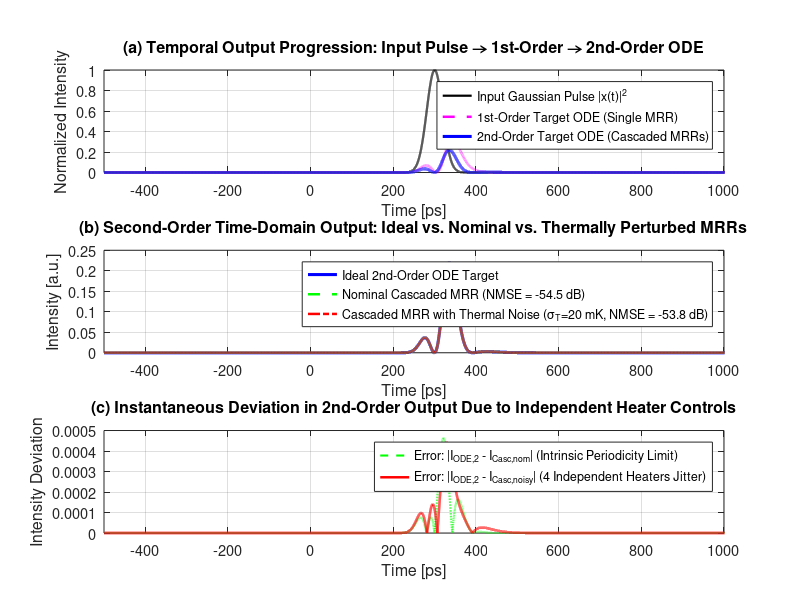
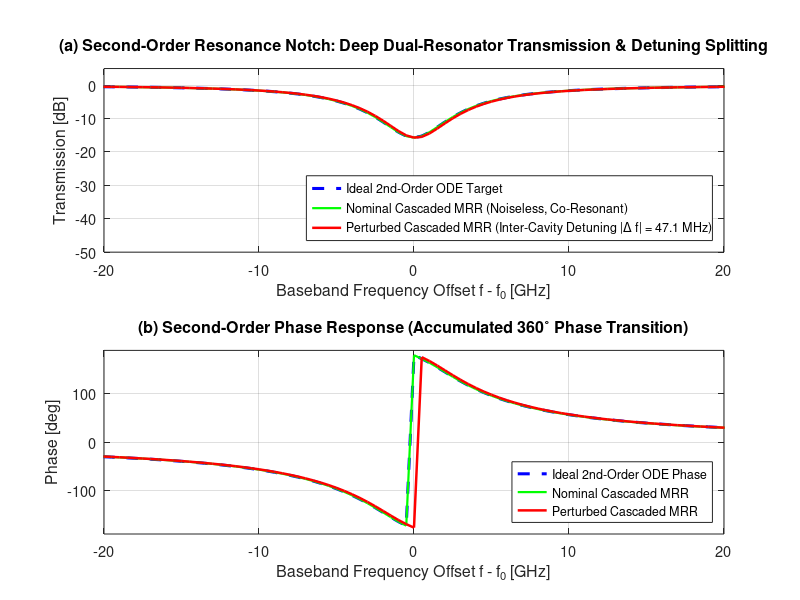
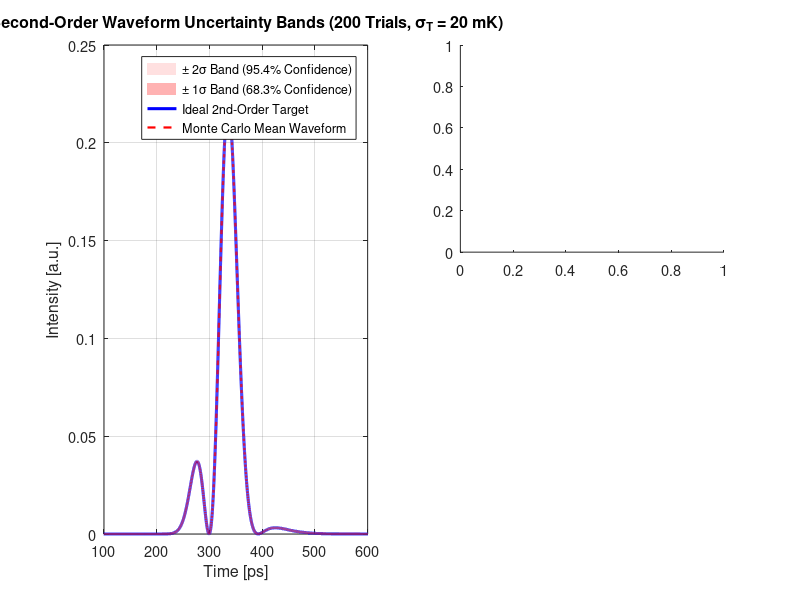

Recreate these plots in MATLAB, in order. (Note: this script raises an error after producing the figures.)
%% Second-Order Optical ODE Solver via Cascaded Silicon Photonic MRRs with Independent Thermal Noise
% Reference: J. Wu et al., "Compact tunable silicon photonic differential-equation
%            solver for general linear time-invariant systems," Optics Express 22(21),
%            26254-26264 (2014) [Section 2, Eq. (9), Fig. 1(c)].
%
% Theoretical Framework (Second-Order LTI Optical ODE):
% -----------------------------------------------------
% By cascading two add-drop microring resonators (MRRs) with tunable interferometric
% couplers, the system synthesizes a general second-order linear time-invariant (LTI)
% differential equation:
%
%   d^2 y(t)/dt^2 + a1 * dy(t)/dt + a0 * y(t) = b2 * d^2 x(t)/dt^2 + b1 * dx(t)/dt + b0 * x(t)
%
% where b2 = 1 and the constant coefficients are synthesized from the individual 1st-order MRRs:
%   a1 = a10 + a20                  [rad/s]
%   a0 = a10 * a20                  [(rad/s)^2]
%   b1 = b10 + b20                  [rad/s]
%   b0 = b10 * b20                  [(rad/s)^2]
%
% Spectral Transfer Function:
%   T_ODE,2(w) = T1(w) * T2(w) = [(jw + b10)(jw + b20)] / [(jw + a10)(jw + a20)]
%
% Physical Model & Independent Thermal Noise:
% -------------------------------------------
% The physical cascaded system comprises:
%  1. MRR 1: 2 interferometric couplers (Heaters 11 & 12) + Cavity Substrate 1.
%  2. MRR 2: 2 interferometric couplers (Heaters 21 & 22) + Cavity Substrate 2.
% Total: 4 independently controlled thermo-optic microheaters + 2 independent cavities.
%
% This script investigates:
%  - Faithfulness of the 2nd-order cascaded optical solver compared to the ideal ODE.
%  - Single-shot waveform distortion and inter-cavity detuning (notch splitting).
%  - 200-trial Monte Carlo statistical analysis with +/-1sigma and +/-2sigma confidence bands.
%  - Sensitivity comparison: 1st-Order Single-Ring vs. 2nd-Order Cascaded Solver across
%    thermal control accuracies sigma_T in [1, 100] mK.

clear; close all; clc;

%% 1. Baseline Physical Constants & Waveguide Parameters (Wu et al. 2014)
c             = 2.99792458e8;       % Speed of light in vacuum [m/s]
lambda0       = 1550.391e-9;        % Target resonant carrier wavelength [m] (1550.391 nm)
f0            = c / lambda0;        % Optical carrier frequency [Hz] (~193.366 THz)
w0            = 2 * pi * f0;        % Optical carrier angular frequency [rad/s]
L             = 178.98e-6;          % Ring circumference [m] (178.98 um)
ng            = 4.1850;             % Silicon waveguide group index (TE mode)
tau_rt        = ng * L / c;         % Cavity round-trip time [s] (~2.498 ps)
FSR           = 1 / tau_rt;         % Free Spectral Range [Hz] (~400.24 GHz)

% Waveguide Propagation Loss from Paper
alpha_dB_cm   = 8.0;                % Waveguide power loss [dB/cm]
alpha_dB_m    = alpha_dB_cm * 100;  % [dB/m]
alpha_lin     = alpha_dB_m * log(10) / 10; % Linear power attenuation [1/m]
eta           = 1 - exp(-alpha_lin * L);   % Round-trip intrinsic power loss (~3.25%)
a_loss        = sqrt(1 - eta);             % Round-trip field amplitude transmission
gamma_i       = c * alpha_lin / (2 * ng);  % Cavity intrinsic decay rate [rad/s] (~6.598e9 rad/s)
Qi            = w0 / (2 * gamma_i);        % Intrinsic cavity quality factor

% MZI Tunable Directional Coupler Parameters
kappa0        = 0.0441;             % Directional coupler splitting power ratio (FDTD)
kappa_max     = 4 * kappa0 * (1 - kappa0); % Max MZI power coupling (~0.168621)
dn_dT         = 1.86e-4;            % Thermo-optic coefficient of silicon [1/K]

% Physical lengths of bus arm microheaters (Wu et al. 2014):
% For MRR 1: Heater 11 (Lb11 = 116.80 um), Heater 12 (Lb12 = 47.12 um)
% For MRR 2: Heater 21 (Lb21 = 116.80 um), Heater 22 (Lb22 = 47.12 um)
Lb1           = 116.80e-6;          % Bus arm 1 heater length [m] (Through coupler)
Lb2           = 47.12e-6;           % Bus arm 2 heater length [m] (Drop coupler)

%% 2. Target Design Coefficients for the Cascaded Second-Order ODE
% Target power coupling coefficients for MRR 1 and MRR 2:
% To realize a general second-order ODE with distinct poles and non-zero zeros
% (and prevent the degenerate critically-damped pure-differentiator artifact
% where the carrier notch is quadratically flattened), we synthesize distinct,
% physically realizable coupling rates:
%   MRR 1 (Over-coupled stage) : kappa11 = 0.12, kappa12 = 0.02
%   MRR 2 (Under-coupled stage): kappa21 = 0.04, kappa22 = 0.06
kappa11_tgt   = 0.12;               % Through-port coupler power coupling MRR 1
kappa12_tgt   = 0.02;               % Drop-port coupler power coupling MRR 1
kappa21_tgt   = 0.04;               % Through-port coupler power coupling MRR 2
kappa22_tgt   = 0.06;               % Drop-port coupler power coupling MRR 2

% Nominal MZI phase differences needed to synthesize target couplers:
cos_dphi11    = (kappa11_tgt / (2 * kappa0 * (1 - kappa0))) - 1;
cos_dphi12    = (kappa12_tgt / (2 * kappa0 * (1 - kappa0))) - 1;
cos_dphi21    = (kappa21_tgt / (2 * kappa0 * (1 - kappa0))) - 1;
cos_dphi22    = (kappa22_tgt / (2 * kappa0 * (1 - kappa0))) - 1;

dphi11_nom    = acos(min(max(cos_dphi11, -1), 1)); % Nominal phase difference Coupler 11 [rad]
dphi12_nom    = acos(min(max(cos_dphi12, -1), 1)); % Nominal phase difference Coupler 12 [rad]
dphi21_nom    = acos(min(max(cos_dphi21, -1), 1)); % Nominal phase difference Coupler 21 [rad]
dphi22_nom    = acos(min(max(cos_dphi22, -1), 1)); % Nominal phase difference Coupler 22 [rad]

% Quality factors and decay rates of individual rings:
% Stage 1 (MRR 1):
Qe11_nom      = - (w0 * ng * L) / (c * log(1 - kappa11_tgt));
Qe12_nom      = - (w0 * ng * L) / (c * log(1 - kappa12_tgt));
gamma_e11_nom = w0 / (2 * Qe11_nom); % ~2.59e10 rad/s
gamma_e12_nom = w0 / (2 * Qe12_nom); % ~4.04e9 rad/s
a10_target    = gamma_i + gamma_e11_nom + gamma_e12_nom; % ~3.62e10 rad/s
b10_target    = gamma_i + gamma_e12_nom - gamma_e11_nom; % ~-1.49e10 rad/s

% Stage 2 (MRR 2: Distinct pole and zero):
Qe21_nom      = - (w0 * ng * L) / (c * log(1 - kappa21_tgt));
Qe22_nom      = - (w0 * ng * L) / (c * log(1 - kappa22_tgt));
gamma_e21_nom = w0 / (2 * Qe21_nom); % ~8.17e9 rad/s
gamma_e22_nom = w0 / (2 * Qe22_nom); % ~1.24e10 rad/s
a20_target    = gamma_i + gamma_e21_nom + gamma_e22_nom; % ~2.72e10 rad/s
b20_target    = gamma_i + gamma_e22_nom - gamma_e21_nom; % ~+1.08e10 rad/s

% Cascaded Second-Order ODE Coefficients (Wu et al. Eq. 9):
%   d^2y/dt^2 + a1 * dy/dt + a0 * y = b2 * d^2x/dt^2 + b1 * dx/dt + b0 * x
a1_target     = a10_target + a20_target;               % [rad/s] (~6.34e10 rad/s)
a0_target     = a10_target * a20_target;               % [(rad/s)^2] (~9.83e20 (rad/s)^2)
b2_target     = 1.0;                                   % Dimensionless
b1_target     = b10_target + b20_target;               % [rad/s] (~-4.13e9 rad/s)
b0_target     = b10_target * b20_target;               % [(rad/s)^2] (~-1.62e20 (rad/s)^2)

%% 3. Thermal Noise & Control Accuracy Settings
% Standard laboratory temperature control precision (Standard Deviation sigma_T):
% You can adjust sigma_T to match your lab equipment!
sigma_T_heater= 0.020;              % [K] 20 mK standard deviation of heater drivers
sigma_T_ring  = 0.015;              % [K] 15 mK residual cavity substrate drift
thermal_crosstalk = 0.06;           % 6% thermal leakage from microheaters to ring cavity

fprintf('========================================================================================\n');
fprintf('     SECOND-ORDER OPTICAL ODE SOLVER VIA CASCADED SILICON PHOTONIC MRRs                 \n');
fprintf('     Reference: J. Wu et al., Optics Express 22(21), 26254-26264 (2014) [Eq. (9)]       \n');
fprintf('========================================================================================\n');
fprintf('Waveguide Propagation Loss (alpha)  : %.2f dB/cm (Intrinsic Qi = %.2e)\n', alpha_dB_cm, Qi);
fprintf('Stage 1 Target Coefficients         : a10 = %.4e rad/s, b10 = %+.4e rad/s\n', a10_target, b10_target);
fprintf('Stage 2 Target Coefficients         : a20 = %.4e rad/s, b20 = %+.4e rad/s\n', a20_target, b20_target);
fprintf('----------------------------------------------------------------------------------------\n');
fprintf('SYNTHESIZED SECOND-ORDER ODE (d^2y/dt^2 + a1*dy/dt + a0*y = d^2x/dt^2 + b1*dx/dt + b0*x):\n');
fprintf('  Damping / Bandwidth Rate (a1)     : %.4e rad/s\n', a1_target);
fprintf('  Resonance Stiffness Term (a0)     : %.4e (rad/s)^2\n', a0_target);
fprintf('  First-Derivative Zero Weight (b1) : %+.4e rad/s\n', b1_target);
fprintf('  Zero Constant Coefficient (b0)    : %+.4e (rad/s)^2\n', b0_target);
fprintf('----------------------------------------------------------------------------------------\n');
fprintf('INDEPENDENT THERMAL CONTROL INACCURACIES:\n');
fprintf('  Heater Driver Jitter (sigma_T)    : %.2f mK (4 Independent Heaters: H11, H12, H21, H22)\n', sigma_T_heater * 1e3);
fprintf('  Substrate Drift / Cavity Jitter   : %.2f mK (2 Independent Cavities: Ring 1, Ring 2)\n', sigma_T_ring * 1e3);
fprintf('========================================================================================\n\n');

%% 4. Signal Definition: 10 Gb/s Gaussian Pulse (FWHM = 45 ps)
FWHM          = 45e-12;             % 45 ps
t0            = 0.3e-9;             % Center: 300 ps
t_start       = -0.5e-9;
t_end         = 1.5e-9;
N             = 65536;              % Power of 2 grid points
t             = linspace(t_start, t_end, N);
dt            = t(2) - t(1);
fs            = 1 / dt;
f             = linspace(-fs/2, fs/2 - fs/N, N); % Baseband frequency axis [Hz]
w             = 2 * pi * f;                      % Baseband angular frequency [rad/s]

% Input Gaussian pulse envelope
x_fun         = @(t_val) exp(-2 * log(2) * ((t_val - t0) / FWHM).^2);
x             = x_fun(t);
I_in          = abs(x).^2;
X_w           = fftshift(fft(x));

% -------------------------------------------------------------------------
% (A) Ideal Target Transfer Functions (Coupled-Mode Theory):
% -------------------------------------------------------------------------
% 1st-Order Target ODE Transfer Function:
T_ode_1st     = (1j * w + b10_target) ./ (1j * w + a10_target);
y_ode_1st     = ifft(ifftshift(X_w .* T_ode_1st));
I_ode_1st     = abs(y_ode_1st).^2;

% 2nd-Order Target ODE Transfer Function (Eq. 9 in paper):
% T_ODE,2(w) = [(jw)^2 + b1*(jw) + b0] / [(jw)^2 + a1*(jw) + a0]
T_ode_2nd     = ((1j * w).^2 + b1_target * (1j * w) + b0_target) ./ ...
                ((1j * w).^2 + a1_target * (1j * w) + a0_target);
y_ode_2nd     = ifft(ifftshift(X_w .* T_ode_2nd));
I_ode_2nd     = abs(y_ode_2nd).^2;

% -------------------------------------------------------------------------
% (B) Nominal Physical Cascaded MRR Model (Noiseless):
% -------------------------------------------------------------------------
r11_nom       = sqrt(1 - kappa11_tgt);
r12_nom       = sqrt(1 - kappa12_tgt);
r21_nom       = sqrt(1 - kappa21_tgt);
r22_nom       = sqrt(1 - kappa22_tgt);

H1_nom        = (r11_nom - r12_nom * a_loss * exp(-1j * w * tau_rt)) ./ ...
                (1 - r11_nom * r12_nom * a_loss * exp(-1j * w * tau_rt));
H2_nom        = (r21_nom - r22_nom * a_loss * exp(-1j * w * tau_rt)) ./ ...
                (1 - r21_nom * r22_nom * a_loss * exp(-1j * w * tau_rt));
H_casc_nom    = H1_nom .* H2_nom;

y_casc_nom    = ifft(ifftshift(X_w .* H_casc_nom));
I_casc_nom    = abs(y_casc_nom).^2;

NMSE_casc_nom = sum((I_ode_2nd - I_casc_nom).^2) / sum(I_ode_2nd.^2);
NMSE_1st_nom  = sum((I_ode_1st - abs(ifft(ifftshift(X_w .* H1_nom))).^2).^2) / sum(I_ode_1st.^2);

%% 5. Single Perturbed Realization (Realistic Lab Shot with 4 Independent Heaters)
rng(42); % Fixed seed for reproducible single-shot display

% Sample 4 independent heater temperature errors:
dT_h11        = randn * sigma_T_heater;
dT_h12        = randn * sigma_T_heater;
dT_h21        = randn * sigma_T_heater;
dT_h22        = randn * sigma_T_heater;

% Sample 2 independent cavity substrate drifts + heater cross-talk:
dT_cav1       = randn * sigma_T_ring + thermal_crosstalk * (dT_h11 + dT_h12) / 2;
dT_cav2       = randn * sigma_T_ring + thermal_crosstalk * (dT_h21 + dT_h22) / 2;

% Thermo-optic phase perturbations for Ring 1:
dphi11_noisy  = dphi11_nom + (2 * pi / lambda0) * dn_dT * Lb1 * dT_h11;
dphi12_noisy  = dphi12_nom + (2 * pi / lambda0) * dn_dT * Lb2 * dT_h12;
kappa11_noisy = min(max(2 * kappa0 * (1 - kappa0) * (1 + cos(dphi11_noisy)), 1e-6), 0.99);
kappa12_noisy = min(max(2 * kappa0 * (1 - kappa0) * (1 + cos(dphi12_noisy)), 1e-6), 0.99);
r11_n         = sqrt(1 - kappa11_noisy);
r12_n         = sqrt(1 - kappa12_noisy);
dphi_rt1_n    = (2 * pi / lambda0) * dn_dT * L * dT_cav1;
Delta_f_res1  = dphi_rt1_n / (2 * pi * tau_rt);

% Thermo-optic phase perturbations for Ring 2 (Independent!):
dphi21_noisy  = dphi21_nom + (2 * pi / lambda0) * dn_dT * Lb1 * dT_h21;
dphi22_noisy  = dphi22_nom + (2 * pi / lambda0) * dn_dT * Lb2 * dT_h22;
kappa21_noisy = min(max(2 * kappa0 * (1 - kappa0) * (1 + cos(dphi21_noisy)), 1e-6), 0.99);
kappa22_noisy = min(max(2 * kappa0 * (1 - kappa0) * (1 + cos(dphi22_noisy)), 1e-6), 0.99);
r21_n         = sqrt(1 - kappa21_noisy);
r22_n         = sqrt(1 - kappa22_noisy);
dphi_rt2_n    = (2 * pi / lambda0) * dn_dT * L * dT_cav2;
Delta_f_res2  = dphi_rt2_n / (2 * pi * tau_rt);

% Inter-cavity detuning between Ring 1 and Ring 2:
Delta_f_inter = abs(Delta_f_res1 - Delta_f_res2);

% Transfer functions of the two noisy rings:
H1_noisy      = (r11_n - r12_n * a_loss * exp(-1j * (w * tau_rt + dphi_rt1_n))) ./ ...
                (1 - r11_n * r12_n * a_loss * exp(-1j * (w * tau_rt + dphi_rt1_n)));
H2_noisy      = (r21_n - r22_n * a_loss * exp(-1j * (w * tau_rt + dphi_rt2_n))) ./ ...
                (1 - r21_n * r22_n * a_loss * exp(-1j * (w * tau_rt + dphi_rt2_n)));
H_casc_noisy  = H1_noisy .* H2_noisy;

% Time-domain output intensity:
y_casc_noisy  = ifft(ifftshift(X_w .* H_casc_noisy));
I_casc_noisy  = abs(y_casc_noisy).^2;
NMSE_casc_noisy = sum((I_ode_2nd - I_casc_noisy).^2) / sum(I_ode_2nd.^2);

% Realized 2nd-order ODE coefficients:
ge11_n        = - c * log(1 - kappa11_noisy) / (2 * ng * L);
ge12_n        = - c * log(1 - kappa12_noisy) / (2 * ng * L);
ge21_n        = - c * log(1 - kappa21_noisy) / (2 * ng * L);
ge22_n        = - c * log(1 - kappa22_noisy) / (2 * ng * L);

a10_n         = gamma_i + ge11_n + ge12_n;
b10_n         = gamma_i + ge12_n - ge11_n;
a20_n         = gamma_i + ge21_n + ge22_n;
b20_n         = gamma_i + ge22_n - ge21_n;

a1_realized   = a10_n + a20_n;
a0_realized   = a10_n * a20_n;
b1_realized   = b10_n + b20_n;
b0_realized   = b10_n * b20_n;

fprintf('--- SINGLE REALIZATION BREAKDOWN (Independent Heaters) ---\n');
fprintf('MRR 1: dT11 = %+.2f mK (k11=%.4f), dT12 = %+.2f mK (k12=%.4f)\n', ...
        dT_h11*1e3, kappa11_noisy, dT_h12*1e3, kappa12_noisy);
fprintf('       Resonance Detuning 1: %+.1f MHz\n', Delta_f_res1 / 1e6);
fprintf('MRR 2: dT21 = %+.2f mK (k21=%.4f), dT22 = %+.2f mK (k22=%.4f)\n', ...
        dT_h21*1e3, kappa21_noisy, dT_h22*1e3, kappa22_noisy);
fprintf('       Resonance Detuning 2: %+.1f MHz\n', Delta_f_res2 / 1e6);
fprintf('Inter-Cavity Detuning (|df1 - df2|) : %.1f MHz (Causes notch splitting!)\n', Delta_f_inter / 1e6);
fprintf('Target ODE Coefficients             : a1 = %.4e rad/s, a0 = %.4e (rad/s)^2\n', a1_target, a0_target);
fprintf('                                      b1 = %+.4e rad/s, b0 = %+.4e (rad/s)^2\n', b1_target, b0_target);
fprintf('Realized Noisy Coefficients         : a1 = %.4e rad/s, a0 = %.4e (rad/s)^2\n', a1_realized, a0_realized);
fprintf('                                      b1 = %+.4e rad/s, b0 = %+.4e (rad/s)^2\n', b1_realized, b0_realized);
fprintf('Nominal Cascaded MRR NMSE (Noiseless): %.4e (%.2f dB)\n', NMSE_casc_nom, 10*log10(NMSE_casc_nom));
fprintf('Thermally Perturbed Cascaded NMSE   : %.4e (%.2f dB)\n', NMSE_casc_noisy, 10*log10(NMSE_casc_noisy));
fprintf('NMSE Degradation due to Noise       : %+.2f dB\n', 10*log10(NMSE_casc_noisy) - 10*log10(NMSE_casc_nom));
fprintf('========================================================================================\n\n');

%% 6. Monte Carlo Statistical Simulation (N_trials = 200 Realizations)
N_trials      = 200;
NMSE_mc_2nd   = zeros(N_trials, 1);
NMSE_mc_1st   = zeros(N_trials, 1);
I_mc_2nd      = zeros(N, N_trials);

a1_mc         = zeros(N_trials, 1);
a0_mc         = zeros(N_trials, 1);
b1_mc         = zeros(N_trials, 1);
b0_mc         = zeros(N_trials, 1);
Delta_f_inter_mc = zeros(N_trials, 1);

fprintf('Running Monte Carlo simulation (%d trials) with 4 independent heaters...\n', N_trials);
for trial = 1:N_trials
    % 4 independent heater fluctuations
    dt11 = randn * sigma_T_heater;
    dt12 = randn * sigma_T_heater;
    dt21 = randn * sigma_T_heater;
    dt22 = randn * sigma_T_heater;
    
    % 2 independent cavity fluctuations
    dt_c1 = randn * sigma_T_ring + thermal_crosstalk * (dt11 + dt12) / 2;
    dt_c2 = randn * sigma_T_ring + thermal_crosstalk * (dt21 + dt22) / 2;
    
    % Couplers MRR 1
    dp11 = dphi11_nom + (2 * pi / lambda0) * dn_dT * Lb1 * dt11;
    dp12 = dphi12_nom + (2 * pi / lambda0) * dn_dT * Lb2 * dt12;
    k11 = min(max(2 * kappa0 * (1 - kappa0) * (1 + cos(dp11)), 1e-6), 0.99);
    k12 = min(max(2 * kappa0 * (1 - kappa0) * (1 + cos(dp12)), 1e-6), 0.99);
    r11_t = sqrt(1 - k11); r12_t = sqrt(1 - k12);
    dp_rt1 = (2 * pi / lambda0) * dn_dT * L * dt_c1;
    
    % Couplers MRR 2
    dp21 = dphi21_nom + (2 * pi / lambda0) * dn_dT * Lb1 * dt21;
    dp22 = dphi22_nom + (2 * pi / lambda0) * dn_dT * Lb2 * dt22;
    k21 = min(max(2 * kappa0 * (1 - kappa0) * (1 + cos(dp21)), 1e-6), 0.99);
    k22 = min(max(2 * kappa0 * (1 - kappa0) * (1 + cos(dp22)), 1e-6), 0.99);
    r21_t = sqrt(1 - k21); r22_t = sqrt(1 - k22);
    dp_rt2 = (2 * pi / lambda0) * dn_dT * L * dt_c2;
    
    Delta_f_inter_mc(trial) = abs(dp_rt1 - dp_rt2) / (2 * pi * tau_rt);
    
    % Transfer functions
    H1_t = (r11_t - r12_t * a_loss * exp(-1j * (w * tau_rt + dp_rt1))) ./ ...
           (1 - r11_t * r12_t * a_loss * exp(-1j * (w * tau_rt + dp_rt1)));
    H2_t = (r21_t - r22_t * a_loss * exp(-1j * (w * tau_rt + dp_rt2))) ./ ...
           (1 - r21_t * r22_t * a_loss * exp(-1j * (w * tau_rt + dp_rt2)));
    H_casc_t = H1_t .* H2_t;
    
    y_casc_t = ifft(ifftshift(X_w .* H_casc_t));
    I_t = abs(y_casc_t).^2;
    I_mc_2nd(:, trial) = I_t;
    
    % NMSE for 2nd-order solver
    NMSE_mc_2nd(trial) = sum((I_ode_2nd - I_t).^2) / sum(I_ode_2nd.^2);
    
    % NMSE for 1st-order solver (Ring 1 alone for direct comparison)
    y1_t = ifft(ifftshift(X_w .* H1_t));
    NMSE_mc_1st(trial) = sum((I_ode_1st - abs(y1_t).^2).^2) / sum(I_ode_1st.^2);
    
    % Record realized coefficients
    ge11_t = - c * log(1 - k11) / (2 * ng * L);
    ge12_t = - c * log(1 - k12) / (2 * ng * L);
    ge21_t = - c * log(1 - k21) / (2 * ng * L);
    ge22_t = - c * log(1 - k22) / (2 * ng * L);
    a10_t  = gamma_i + ge11_t + ge12_t;
    b10_t  = gamma_i + ge12_t - ge11_t;
    a20_t  = gamma_i + ge21_t + ge22_t;
    b20_t  = gamma_i + ge22_t - ge21_t;
    a1_mc(trial) = a10_t + a20_t;
    a0_mc(trial) = a10_t * a20_t;
    b1_mc(trial) = b10_t + b20_t;
    b0_mc(trial) = b10_t * b20_t;
end

mean_NMSE_2nd = mean(NMSE_mc_2nd);
mean_NMSE_1st = mean(NMSE_mc_1st);
mean_I_2nd    = mean(I_mc_2nd, 2);
std_I_2nd     = std(I_mc_2nd, 0, 2);

fprintf('Monte Carlo Complete (%d Trials):\n', N_trials);
fprintf('  1st-Order Mean NMSE         : %.4e (%.2f dB)\n', mean_NMSE_1st, 10*log10(mean_NMSE_1st));
fprintf('  2nd-Order Cascaded Mean NMSE: %.4e (%.2f dB)\n', mean_NMSE_2nd, 10*log10(mean_NMSE_2nd));
fprintf('  2nd-Order Worst NMSE        : %.4e (%.2f dB)\n', max(NMSE_mc_2nd), 10*log10(max(NMSE_mc_2nd)));
fprintf('  2nd-Order Best NMSE         : %.4e (%.2f dB)\n', min(NMSE_mc_2nd), 10*log10(min(NMSE_mc_2nd)));
fprintf('========================================================================================\n\n');

%% 7. Thermal Sensitivity Sweep: NMSE vs. sigma_T (1st-Order vs. 2nd-Order)
fprintf('Running Sensitivity Sweep (NMSE vs. sigma_T across 11 precision tiers)...\n');
sigma_T_vec   = [1, 2, 5, 10, 15, 20, 30, 40, 50, 75, 100] * 1e-3; % 1 mK to 100 mK
N_sweep_pts   = length(sigma_T_vec);
sweep_trials  = 40;

NMSE_sweep_1st_dB = zeros(N_sweep_pts, 1);
NMSE_sweep_2nd_dB = zeros(N_sweep_pts, 1);

for s_idx = 1:N_sweep_pts
    sig_T = sigma_T_vec(s_idx);
    e1_arr = zeros(sweep_trials, 1);
    e2_arr = zeros(sweep_trials, 1);
    
    for tr = 1:sweep_trials
        dt11 = randn * sig_T; dt12 = randn * sig_T;
        dt21 = randn * sig_T; dt22 = randn * sig_T;
        dt_c1 = randn * (sig_T * 0.75) + thermal_crosstalk * (dt11 + dt12) / 2;
        dt_c2 = randn * (sig_T * 0.75) + thermal_crosstalk * (dt21 + dt22) / 2;
        
        dp11 = dphi11_nom + (2 * pi / lambda0) * dn_dT * Lb1 * dt11;
        dp12 = dphi12_nom + (2 * pi / lambda0) * dn_dT * Lb2 * dt12;
        k11 = min(max(2 * kappa0 * (1 - kappa0) * (1 + cos(dp11)), 1e-6), 0.99);
        k12 = min(max(2 * kappa0 * (1 - kappa0) * (1 + cos(dp12)), 1e-6), 0.99);
        
        dp21 = dphi21_nom + (2 * pi / lambda0) * dn_dT * Lb1 * dt21;
        dp22 = dphi22_nom + (2 * pi / lambda0) * dn_dT * Lb2 * dt22;
        k21 = min(max(2 * kappa0 * (1 - kappa0) * (1 + cos(dp21)), 1e-6), 0.99);
        k22 = min(max(2 * kappa0 * (1 - kappa0) * (1 + cos(dp22)), 1e-6), 0.99);
        
        dp_rt1 = (2 * pi / lambda0) * dn_dT * L * dt_c1;
        dp_rt2 = (2 * pi / lambda0) * dn_dT * L * dt_c2;
        
        H1_s = (sqrt(1-k11) - sqrt(1-k12)*a_loss*exp(-1j*(w*tau_rt + dp_rt1))) ./ ...
               (1 - sqrt(1-k11)*sqrt(1-k12)*a_loss*exp(-1j*(w*tau_rt + dp_rt1)));
        H2_s = (sqrt(1-k21) - sqrt(1-k22)*a_loss*exp(-1j*(w*tau_rt + dp_rt2))) ./ ...
               (1 - sqrt(1-k21)*sqrt(1-k22)*a_loss*exp(-1j*(w*tau_rt + dp_rt2)));
        
        y1_s = ifft(ifftshift(X_w .* H1_s));
        y2_s = ifft(ifftshift(X_w .* (H1_s .* H2_s)));
        
        e1_arr(tr) = sum((I_ode_1st - abs(y1_s).^2).^2) / sum(I_ode_1st.^2);
        e2_arr(tr) = sum((I_ode_2nd - abs(y2_s).^2).^2) / sum(I_ode_2nd.^2);
    end
    NMSE_sweep_1st_dB(s_idx) = 10 * log10(mean(e1_arr));
    NMSE_sweep_2nd_dB(s_idx) = 10 * log10(mean(e2_arr));
end

fprintf('Sensitivity sweep complete.\n\n');

%% 8. Visualization: Figure 1 - Time-Domain Waveforms & Cascaded Behavior
set(0, 'DefaultAxesFontSize', 10.5, 'DefaultLineLineWidth', 1.8);

fig1 = figure('Name', '2nd-Order Cascaded ODE Solver - Time Domain', ...
              'Position', [50, 40, 1000, 850], 'Color', 'w');
t_ps = t * 1e12;

% (a) Input pulse vs 1st-order output vs 2nd-order target output
subplot(3, 1, 1);
plot(t_ps, I_in, 'k-', 'LineWidth', 1.6, 'DisplayName', 'Input Gaussian Pulse |x(t)|^2');
hold on;
plot(t_ps, I_ode_1st, 'm--', 'LineWidth', 1.8, 'DisplayName', '1st-Order Target ODE (Single MRR)');
plot(t_ps, I_ode_2nd, 'b-', 'LineWidth', 2.2, 'DisplayName', '2nd-Order Target ODE (Cascaded MRRs)');
grid on; box on;
xlim([t_start*1e12, 1000]);
xlabel('Time [ps]'); ylabel('Normalized Intensity');
title('(a) Temporal Output Progression: Input Pulse \rightarrow 1st-Order \rightarrow 2nd-Order ODE');
legend('Location', 'northeast', 'FontSize', 9.0);

% (b) Ideal 2nd-order ODE vs Nominal MRR vs Thermally Perturbed MRR
subplot(3, 1, 2);
plot(t_ps, I_ode_2nd, 'b-', 'LineWidth', 2.2, 'DisplayName', 'Ideal 2nd-Order ODE Target');
hold on;
plot(t_ps, I_casc_nom, 'g--', 'LineWidth', 1.8, ...
     'DisplayName', sprintf('Nominal Cascaded MRR (NMSE = %.1f dB)', 10*log10(NMSE_casc_nom)));
plot(t_ps, I_casc_noisy, 'r-.', 'LineWidth', 1.8, ...
     'DisplayName', sprintf('Cascaded MRR with Thermal Noise (\\sigma_T=20 mK, NMSE = %.1f dB)', 10*log10(NMSE_casc_noisy)));
grid on; box on;
xlim([t_start*1e12, 1000]);
xlabel('Time [ps]'); ylabel('Intensity [a.u.]');
title('(b) Second-Order Time-Domain Output: Ideal vs. Nominal vs. Thermally Perturbed MRRs');
legend('Location', 'northeast', 'FontSize', 9.0);

% (c) Instantaneous intensity errors
subplot(3, 1, 3);
plot(t_ps, abs(I_ode_2nd - I_casc_nom), 'g--', 'LineWidth', 1.5, ...
     'DisplayName', 'Error: |I_{ODE,2} - I_{Casc,nom}| (Intrinsic Periodicity Limit)');
hold on;
plot(t_ps, abs(I_ode_2nd - I_casc_noisy), 'r-', 'LineWidth', 1.8, ...
     'DisplayName', 'Error: |I_{ODE,2} - I_{Casc,noisy}| (4 Independent Heaters Jitter)');
grid on; box on;
xlim([t_start*1e12, 1000]);
xlabel('Time [ps]'); ylabel('Intensity Deviation');
title('(c) Instantaneous Deviation in 2nd-Order Output Due to Independent Heater Controls');
legend('Location', 'northeast', 'FontSize', 9.0);

%% 9. Visualization: Figure 2 - Baseband Spectral Response & Inter-Cavity Detuning
fig2 = figure('Name', '2nd-Order Cascaded ODE Solver - Spectral Response', ...
              'Position', [100, 80, 980, 680], 'Color', 'w');
f_GHz = f / 1e9;
zoom_GHz = 20; % +/- 20 GHz baseband zoom

% (a) Baseband Magnitude Response [dB]
subplot(2, 1, 1);
plot(f_GHz, 10 * log10(abs(T_ode_2nd).^2), 'b--', 'LineWidth', 2.2, 'DisplayName', 'Ideal 2nd-Order ODE Target');
hold on;
plot(f_GHz, 10 * log10(abs(H_casc_nom).^2), 'g-', 'LineWidth', 1.6, 'DisplayName', 'Nominal Cascaded MRR (Noiseless, Co-Resonant)');
plot(f_GHz, 10 * log10(abs(H_casc_noisy).^2), 'r-', 'LineWidth', 1.8, ...
     'DisplayName', sprintf('Perturbed Cascaded MRR (Inter-Cavity Detuning |\\Delta f| = %.1f MHz)', Delta_f_inter/1e6));
grid on; box on;
xlim([-zoom_GHz, zoom_GHz]); ylim([-50, 5]);
xlabel('Baseband Frequency Offset f - f_0 [GHz]');
ylabel('Transmission [dB]');
title('(a) Second-Order Resonance Notch: Deep Dual-Resonator Transmission & Detuning Splitting');
legend('Location', 'southeast', 'FontSize', 9.0);

% (b) Baseband Phase Response [deg]
subplot(2, 1, 2);
plot(f_GHz, angle(T_ode_2nd) * 180 / pi, 'b--', 'LineWidth', 2.2, 'DisplayName', 'Ideal 2nd-Order ODE Phase');
hold on;
plot(f_GHz, angle(H_casc_nom) * 180 / pi, 'g-', 'LineWidth', 1.6, 'DisplayName', 'Nominal Cascaded MRR');
plot(f_GHz, angle(H_casc_noisy) * 180 / pi, 'r-', 'LineWidth', 1.8, 'DisplayName', 'Perturbed Cascaded MRR');
grid on; box on;
xlim([-zoom_GHz, zoom_GHz]); ylim([-190, 190]);
xlabel('Baseband Frequency Offset f - f_0 [GHz]');
ylabel('Phase [deg]');
title('(b) Second-Order Phase Response (Accumulated 360^\circ Phase Transition)');
legend('Location', 'southeast', 'FontSize', 9.0);

%% 10. Visualization: Figure 3 - Monte Carlo Statistical Analysis (N = 200 Trials)
fig3 = figure('Name', '2nd-Order Cascaded ODE Solver - Monte Carlo Statistics', ...
              'Position', [140, 120, 1050, 680], 'Color', 'w');

% (a) 2nd-Order Output Waveform Confidence Bands
subplot(2, 2, [1, 3]);
y_upper2 = (mean_I_2nd + 2*std_I_2nd)';
y_lower2 = (max(mean_I_2nd - 2*std_I_2nd, 0))';
y_upper1 = (mean_I_2nd + std_I_2nd)';
y_lower1 = (max(mean_I_2nd - std_I_2nd, 0))';

fill([t_ps, fliplr(t_ps)], [y_upper2, fliplr(y_lower2)], ...
     [1.0, 0.88, 0.88], 'EdgeColor', 'none', 'DisplayName', '\pm 2\sigma Band (95.4% Confidence)');
hold on;
fill([t_ps, fliplr(t_ps)], [y_upper1, fliplr(y_lower1)], ...
     [1.0, 0.70, 0.70], 'EdgeColor', 'none', 'DisplayName', '\pm 1\sigma Band (68.3% Confidence)');
plot(t_ps, I_ode_2nd, 'b-', 'LineWidth', 2.2, 'DisplayName', 'Ideal 2nd-Order Target');
plot(t_ps, mean_I_2nd, 'r--', 'LineWidth', 1.6, 'DisplayName', 'Monte Carlo Mean Waveform');
grid on; box on;
xlim([100, 600]);
xlabel('Time [ps]'); ylabel('Intensity [a.u.]');
title(sprintf('(a) Second-Order Waveform Uncertainty Bands (%d Trials, \\sigma_T = 20 mK)', N_trials));
legend('Location', 'northeast', 'FontSize', 9.0);

% (b) NMSE Distribution Comparison: 1st-Order vs 2nd-Order Cascaded
subplot(2, 2, 2);
histogram(10*log10(NMSE_mc_1st), 15, 'FaceColor', [0.3 0.6 0.9], 'FaceAlpha', 0.6, ...
          'DisplayName', sprintf('1st-Order Single MRR (Mean = %.1f dB)', 10*log10(mean_NMSE_1st)));
hold on;
histogram(10*log10(NMSE_mc_2nd), 15, 'FaceColor', [0.9 0.3 0.3], 'FaceAlpha', 0.6, ...
          'DisplayName', sprintf('2nd-Order Cascaded (Mean = %.1f dB)', 10*log10(mean_NMSE_2nd)));
xline(10*log10(mean_NMSE_1st), 'b--', 'LineWidth', 1.8, 'DisplayName', '1st-Order Mean');
xline(10*log10(mean_NMSE_2nd), 'r--', 'LineWidth', 1.8, 'DisplayName', '2nd-Order Mean');
grid on; box on;
xlabel('Through-Port NMSE [dB]'); ylabel('Occurrences');
title('(b) NMSE Statistical Distribution (1st-Order vs. 2nd-Order)');
legend('Location', 'northwest', 'FontSize', 8.5);

% (c) Inter-Cavity Detuning Histogram
subplot(2, 2, 4);
histogram(Delta_f_inter_mc / 1e6, 18, 'FaceColor', [0.5 0.2 0.7], 'FaceAlpha', 0.7, ...
          'DisplayName', 'Inter-Cavity Resonance Mismatch |\Delta f_{res,1} - \Delta f_{res,2}|');
xline(mean(Delta_f_inter_mc)/1e6, 'k--', 'LineWidth', 1.8, ...
      'DisplayName', sprintf('Mean Mismatch = %.1f MHz', mean(Delta_f_inter_mc)/1e6));
grid on; box on;
xlabel('Inter-Cavity Detuning |\Delta f_{res}| [MHz]'); ylabel('Occurrences');
title('(c) Inter-Cavity Resonance Jitter Between Cascaded MRRs');
legend('Location', 'northeast', 'FontSize', 8.5);

%% 11. Visualization: Figure 4 - Thermal Sensitivity Sweep (1st vs 2nd Order)
fig4 = figure('Name', 'ODE Solver - Thermal Control Accuracy Sweep', ...
              'Position', [180, 160, 950, 560], 'Color', 'w');

sig_T_mK = sigma_T_vec * 1e3;
% Highlight typical laboratory hardware accuracy regimes
patch([1, 5, 5, 1], [-65, -65, -15, -15], [0.90, 0.98, 0.90], ...
      'EdgeColor', 'none', 'DisplayName', 'Ultra-High Precision Closed Loop (PID, \sigma_T \le 5 mK)');
hold on;
patch([5, 25, 25, 5], [-65, -65, -15, -15], [0.98, 0.98, 0.85], ...
      'EdgeColor', 'none', 'DisplayName', 'Standard Commercial Lab TEC (\sigma_T \sim 5-25 mK)');
patch([25, 100, 100, 25], [-65, -65, -15, -15], [1.00, 0.90, 0.90], ...
      'EdgeColor', 'none', 'DisplayName', 'Open-Loop / Uncooled Driver (\sigma_T \ge 25 mK)');

plot(sig_T_mK, NMSE_sweep_1st_dB, 'b-o', 'LineWidth', 2.2, 'MarkerSize', 7, ...
     'MarkerFaceColor', 'b', 'DisplayName', '1st-Order ODE Solver (Single MRR)');
plot(sig_T_mK, NMSE_sweep_2nd_dB, 'r-s', 'LineWidth', 2.4, 'MarkerSize', 7, ...
     'MarkerFaceColor', 'r', 'DisplayName', '2nd-Order ODE Solver (Cascaded MRRs, 4 Heaters)');

yline(10*log10(NMSE_1st_nom), 'b:', 'LineWidth', 1.4, ...
      'DisplayName', sprintf('1st-Order Theoretical Floor (%.1f dB)', 10*log10(NMSE_1st_nom)));
yline(10*log10(NMSE_casc_nom), 'r:', 'LineWidth', 1.4, ...
      'DisplayName', sprintf('2nd-Order Theoretical Floor (%.1f dB)', 10*log10(NMSE_casc_nom)));

grid on; box on;
xlim([1, 100]); ylim([-65, -15]);
set(gca, 'XScale', 'log');
xlabel('Heater Temperature Control Accuracy \sigma_T [mK] (Log Scale)');
ylabel('Average Through-Port NMSE [dB]');
title('Thermal Precision Sensitivity: 1st-Order vs. 2nd-Order Cascaded ODE Solver');
legend('Location', 'southeast', 'FontSize', 8.5);

fprintf('========================================================================================\n');
fprintf('Simulation complete. Figures 1, 2, 3, and 4 successfully generated.\n');
fprintf('========================================================================================\n');
